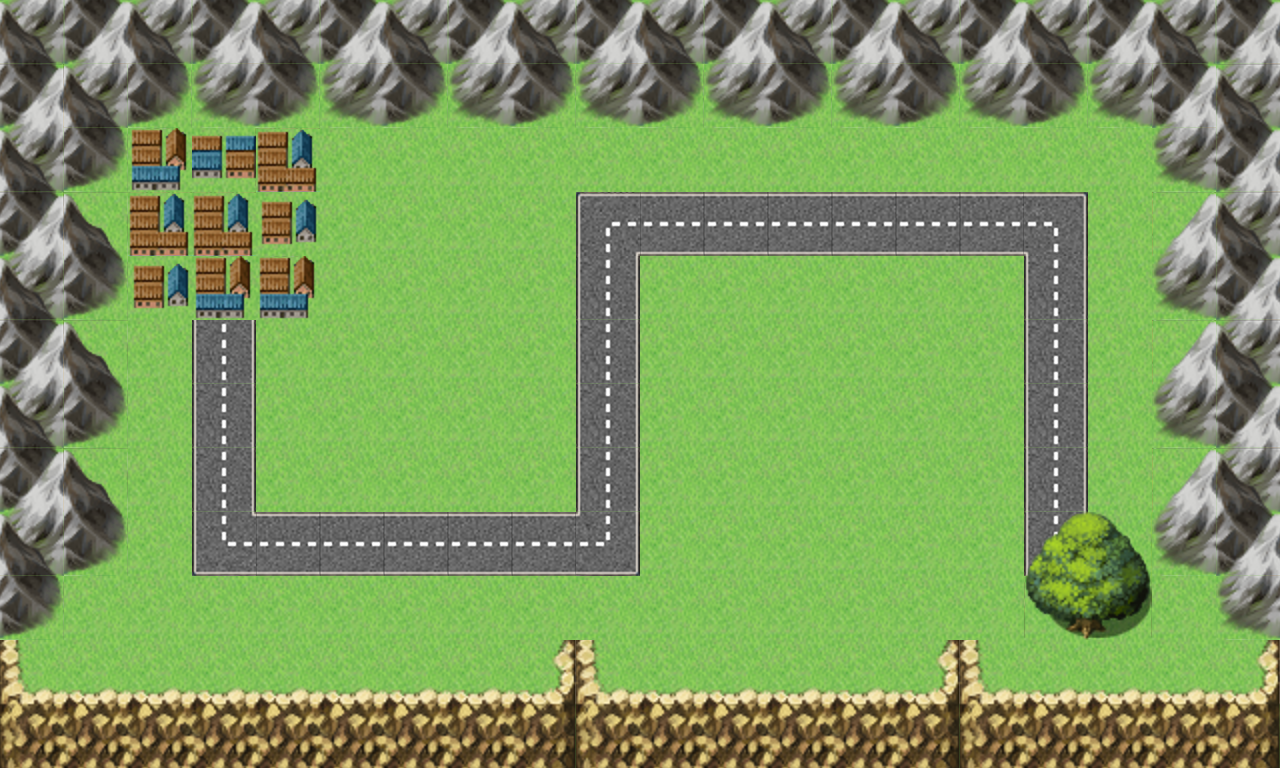

This is a level from a 2D game, rendered from its Tiled map with the project's own tilesets. A one-line summary and the complete map file follow:
An orthogonal 20x12 tile map with 64x64 px tiles, 6 tile layers (bg, bounds, town, path, ...) and 24 objects.

<map version="1.0" orientation="orthogonal" renderorder="right-down" width="20" height="12" tilewidth="64" tileheight="64" nextobjectid="27">
 <tileset firstgid="1" name="terrain64" tilewidth="64" tileheight="64" tilecount="512" columns="32">
  <image source="terrain64.png" width="2048" height="1024" />
 </tileset>
 <layer name="bg" width="20" height="12">
  <data encoding="csv">
207,207,207,207,207,207,207,207,207,207,207,207,207,207,207,207,207,207,207,207,
207,207,207,207,207,207,207,207,207,207,207,207,207,207,207,207,207,207,207,207,
207,207,207,207,207,207,207,207,207,207,207,207,207,207,207,207,207,207,207,207,
207,207,207,207,207,207,207,207,207,207,207,207,207,207,207,207,207,207,207,207,
207,207,207,207,207,207,207,207,207,207,207,207,207,207,207,207,207,207,207,207,
207,207,207,207,207,207,207,207,207,207,207,207,207,207,207,207,207,207,207,207,
207,207,207,207,207,207,207,207,207,207,207,207,207,207,207,207,207,207,207,207,
207,207,207,207,207,207,207,207,207,207,207,207,207,207,207,207,207,207,207,207,
207,207,207,207,207,207,207,207,207,207,207,207,207,207,207,207,207,207,207,207,
207,207,207,207,207,207,207,207,207,207,207,207,207,207,207,207,207,207,207,207,
238,239,240,207,207,207,207,207,207,207,207,207,207,207,207,207,207,207,207,207,
207,207,207,207,207,207,207,207,207,207,207,207,207,207,207,207,207,207,207,207
</data>
 </layer>
 <layer name="bounds" width="20" height="12">
  <data encoding="csv">
330,329,330,329,330,329,330,329,330,329,330,329,330,329,330,329,330,329,330,329,
298,330,328,327,328,327,328,327,328,327,328,327,328,327,328,327,328,327,329,297,
330,328,0,0,0,0,0,0,0,0,0,0,0,0,0,0,0,0,327,329,
298,296,0,0,0,0,0,0,0,0,0,0,0,0,0,0,0,0,295,297,
330,328,0,0,0,0,0,0,0,0,0,0,0,0,0,0,0,0,327,329,
298,296,0,0,0,0,0,0,0,0,0,0,0,0,0,0,0,0,295,297,
330,328,0,0,0,0,0,0,0,0,0,0,0,0,0,0,0,0,327,329,
298,296,0,0,0,0,0,0,0,0,0,0,0,0,0,0,0,0,295,297,
330,328,0,0,0,0,0,0,0,0,0,0,0,0,0,0,0,0,327,329,
328,0,0,0,0,0,0,0,0,0,0,0,0,0,0,0,0,0,0,327,
0,0,239,239,239,239,239,239,240,238,239,239,239,239,240,238,239,239,239,240,
270,271,271,271,271,271,271,271,272,270,271,271,271,271,272,270,271,271,271,272
</data>
 </layer>
 <layer name="town" width="20" height="12">
  <data encoding="csv">
0,0,0,0,0,0,0,0,0,0,0,0,0,0,0,0,0,0,0,0,
0,0,0,0,0,0,0,0,0,0,0,0,0,0,0,0,0,0,0,0,
0,0,257,321,292,0,0,0,0,0,0,0,0,0,0,0,0,0,0,0,
0,0,292,292,289,0,0,0,0,0,0,0,0,0,0,0,0,0,0,0,
0,0,289,257,257,0,0,0,0,0,0,0,0,0,0,0,0,0,0,0,
0,0,0,0,0,0,0,0,0,0,0,0,0,0,0,0,0,0,0,0,
0,0,0,0,0,0,0,0,0,0,0,0,0,0,0,0,0,0,0,0,
0,0,0,0,0,0,0,0,0,0,0,0,0,0,0,0,0,0,0,0,
0,0,0,0,0,0,0,0,0,0,0,0,0,0,0,0,0,0,0,0,
0,0,0,0,0,0,0,0,0,0,0,0,0,0,0,0,0,0,0,0,
0,0,0,0,0,0,0,0,0,0,0,0,0,0,0,0,0,0,0,0,
0,0,0,0,0,0,0,0,0,0,0,0,0,0,0,0,0,0,0,0
</data>
 </layer>
 <layer name="path" width="20" height="12">
  <data encoding="csv">
0,0,0,0,0,0,0,0,0,0,0,0,0,0,0,0,0,0,0,0,
0,0,0,0,0,0,0,0,0,0,0,0,0,0,0,0,0,0,0,0,
0,0,0,0,0,0,0,0,0,0,0,0,0,0,0,0,0,0,0,0,
0,0,0,0,0,0,0,0,0,233,264,264,264,264,264,264,234,0,0,0,
0,0,0,0,0,0,0,0,0,263,0,0,0,0,0,0,263,0,0,0,
0,0,0,263,0,0,0,0,0,263,0,0,0,0,0,0,263,0,0,0,
0,0,0,263,0,0,0,0,0,263,0,0,0,0,0,0,263,0,0,0,
0,0,0,263,0,0,0,0,0,263,0,0,0,0,0,0,263,0,0,0,
0,0,0,265,264,264,264,264,264,266,0,0,0,0,0,0,263,0,0,0,
0,0,0,0,0,0,0,0,0,0,0,0,0,0,0,0,0,0,0,0,
0,0,0,0,0,0,0,0,0,0,0,0,0,0,0,0,0,0,0,0,
0,0,0,0,0,0,0,0,0,0,0,0,0,0,0,0,0,0,0,0
</data>
 </layer>
 <layer name="forest" width="20" height="12">
  <data encoding="csv">
0,0,0,0,0,0,0,0,0,0,0,0,0,0,0,0,0,0,0,0,
0,0,0,0,0,0,0,0,0,0,0,0,0,0,0,0,0,0,0,0,
0,0,0,0,0,0,0,0,0,0,0,0,0,0,0,0,0,0,0,0,
0,0,0,0,0,0,0,0,0,0,0,0,0,0,0,0,0,0,0,0,
0,0,0,0,0,0,0,0,0,0,0,0,0,0,0,0,0,0,0,0,
0,0,0,0,0,0,0,0,0,0,0,0,0,0,0,0,0,0,0,0,
0,0,0,0,0,0,0,0,0,0,0,0,0,0,0,0,0,0,0,0,
0,0,0,0,0,0,0,0,0,0,0,0,0,0,0,0,0,0,0,0,
0,0,0,0,0,0,0,0,0,0,0,0,0,0,0,0,365,366,0,0,
0,0,0,0,0,0,0,0,0,0,0,0,0,0,0,0,397,398,0,0,
0,0,0,0,0,0,0,0,0,0,0,0,0,0,0,0,0,0,0,0,
0,0,0,0,0,0,0,0,0,0,0,0,0,0,0,0,0,0,0,0
</data>
 </layer>
 <layer name="mountain" width="20" height="12">
  <data encoding="csv">
0,0,0,0,0,0,0,0,0,0,0,0,0,0,0,0,0,0,0,0,
0,0,0,0,0,0,0,0,0,0,0,0,0,0,0,0,0,0,0,0,
0,0,0,0,0,0,0,0,0,0,0,0,0,0,0,0,0,0,0,0,
0,0,0,0,0,0,0,0,0,0,0,0,0,0,0,0,0,0,0,0,
0,0,0,0,0,0,0,0,0,0,0,0,0,0,0,0,0,0,0,0,
0,0,0,0,0,0,0,0,0,0,0,0,0,0,0,0,0,0,0,0,
0,0,0,0,0,0,0,0,0,0,0,0,0,0,0,0,0,0,0,0,
0,0,0,0,0,0,0,0,0,0,0,0,0,0,0,0,0,0,0,0,
0,0,0,0,0,0,0,0,0,0,0,0,0,0,0,0,0,0,0,0,
0,0,0,0,0,0,0,0,0,0,0,0,0,0,0,0,0,0,0,0,
0,0,0,0,0,0,0,0,0,0,0,0,0,0,0,0,0,0,0,0,
0,0,0,0,0,0,0,0,0,0,0,0,0,0,0,0,0,0,0,0
</data>
 </layer>
 <objectgroup name="plantSquares" visible="0">
  <object id="1" x="0" y="0" width="64" height="64" />
  <object id="2" x="64" y="64" width="64" height="64" />
  <object id="3" x="128" y="128" width="64" height="64" />
  <object id="4" x="192" y="192" width="64" height="64" />
  <object id="5" x="256" y="256" width="64" height="64" />
  <object id="6" x="320" y="320" width="64" height="64" />
  <object id="7" x="384" y="384" width="64" height="64" />
  <object id="8" x="448" y="448" width="64" height="64" />
  <object id="9" x="512" y="512" width="64" height="64" />
  <object id="10" x="576" y="576" width="64" height="64" />
  <object id="11" x="640" y="640" width="64" height="64" />
  <object id="13" x="704" y="704" width="64" height="64" />
  <object id="14" x="1216" y="704" width="64" height="64" />
  <object id="15" x="1152" y="640" width="64" height="64" />
  <object id="16" x="1088" y="576" width="64" height="64" />
  <object id="17" x="1024" y="512" width="64" height="64" />
  <object id="18" x="960" y="448" width="64" height="64" />
  <object id="19" x="896" y="384" width="64" height="64" />
  <object id="20" x="832" y="320" width="64" height="64" />
  <object id="21" x="768" y="256" width="64" height="64" />
  <object id="22" x="704" y="192" width="64" height="64" />
  <object id="23" x="640" y="128" width="64" height="64" />
  <object id="24" x="576" y="64" width="64" height="64" />
  <object id="25" x="512" y="0" width="64" height="64" />
 </objectgroup>
 <objectgroup name="pathBounds" />
 <objectgroup name="spawnPoints" />
 <objectgroup name="endPoints" />
 <objectgroup name="directionSquares" />
</map>